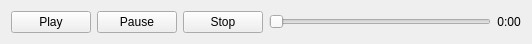
<?xml version="1.0" encoding="UTF-8"?>
<ui version="4.0">
 <class>VideoPlayer</class>
 <widget class="QWidget" name="VideoPlayer">
  <property name="geometry">
   <rect>
    <x>0</x>
    <y>0</y>
    <width>532</width>
    <height>41</height>
   </rect>
  </property>
  <property name="windowTitle">
   <string>Form</string>
  </property>
  <layout class="QGridLayout" name="gridLayout">
   <item row="0" column="0">
    <widget class="QPushButton" name="playButton">
     <property name="sizePolicy">
      <sizepolicy hsizetype="Minimum" vsizetype="Minimum">
       <horstretch>0</horstretch>
       <verstretch>0</verstretch>
      </sizepolicy>
     </property>
     <property name="maximumSize">
      <size>
       <width>1000</width>
       <height>1000</height>
      </size>
     </property>
     <property name="text">
      <string>Play</string>
     </property>
     <property name="shortcut">
      <string/>
     </property>
    </widget>
   </item>
   <item row="0" column="3">
    <widget class="QSlider" name="timeSlider">
     <property name="value">
      <number>0</number>
     </property>
     <property name="orientation">
      <enum>Qt::Horizontal</enum>
     </property>
    </widget>
   </item>
   <item row="0" column="1">
    <widget class="QPushButton" name="pauseButton">
     <property name="enabled">
      <bool>true</bool>
     </property>
     <property name="minimumSize">
      <size>
       <width>75</width>
       <height>0</height>
      </size>
     </property>
     <property name="maximumSize">
      <size>
       <width>16777215</width>
       <height>23</height>
      </size>
     </property>
     <property name="text">
      <string>Pause</string>
     </property>
    </widget>
   </item>
   <item row="0" column="4">
    <widget class="QLabel" name="timeLabel">
     <property name="text">
      <string>0:00</string>
     </property>
     <property name="alignment">
      <set>Qt::AlignCenter</set>
     </property>
    </widget>
   </item>
   <item row="0" column="2">
    <widget class="QPushButton" name="stopButton">
     <property name="enabled">
      <bool>true</bool>
     </property>
     <property name="text">
      <string>Stop</string>
     </property>
    </widget>
   </item>
  </layout>
 </widget>
 <resources/>
 <connections>
  <connection>
   <sender>playButton</sender>
   <signal>clicked()</signal>
   <receiver>VideoPlayer</receiver>
   <slot>play()</slot>
   <hints>
    <hint type="sourcelabel">
     <x>46</x>
     <y>20</y>
    </hint>
    <hint type="destinationlabel">
     <x>265</x>
     <y>20</y>
    </hint>
   </hints>
  </connection>
  <connection>
   <sender>pauseButton</sender>
   <signal>clicked()</signal>
   <receiver>VideoPlayer</receiver>
   <slot>pause()</slot>
   <hints>
    <hint type="sourcelabel">
     <x>127</x>
     <y>20</y>
    </hint>
    <hint type="destinationlabel">
     <x>265</x>
     <y>20</y>
    </hint>
   </hints>
  </connection>
  <connection>
   <sender>timeSlider</sender>
   <signal>sliderMoved(int)</signal>
   <receiver>VideoPlayer</receiver>
   <slot>setCurrentTime(int)</slot>
   <hints>
    <hint type="sourcelabel">
     <x>373</x>
     <y>19</y>
    </hint>
    <hint type="destinationlabel">
     <x>265</x>
     <y>20</y>
    </hint>
   </hints>
  </connection>
  <connection>
   <sender>stopButton</sender>
   <signal>clicked()</signal>
   <receiver>VideoPlayer</receiver>
   <slot>stop()</slot>
   <hints>
    <hint type="sourcelabel">
     <x>208</x>
     <y>20</y>
    </hint>
    <hint type="destinationlabel">
     <x>265</x>
     <y>20</y>
    </hint>
   </hints>
  </connection>
 </connections>
 <slots>
  <signal>frameUpdate(npArray)</signal>
  <slot>play()</slot>
  <slot>pause()</slot>
  <slot>stop()</slot>
  <slot>setCurrentTime(int)</slot>
 </slots>
</ui>
